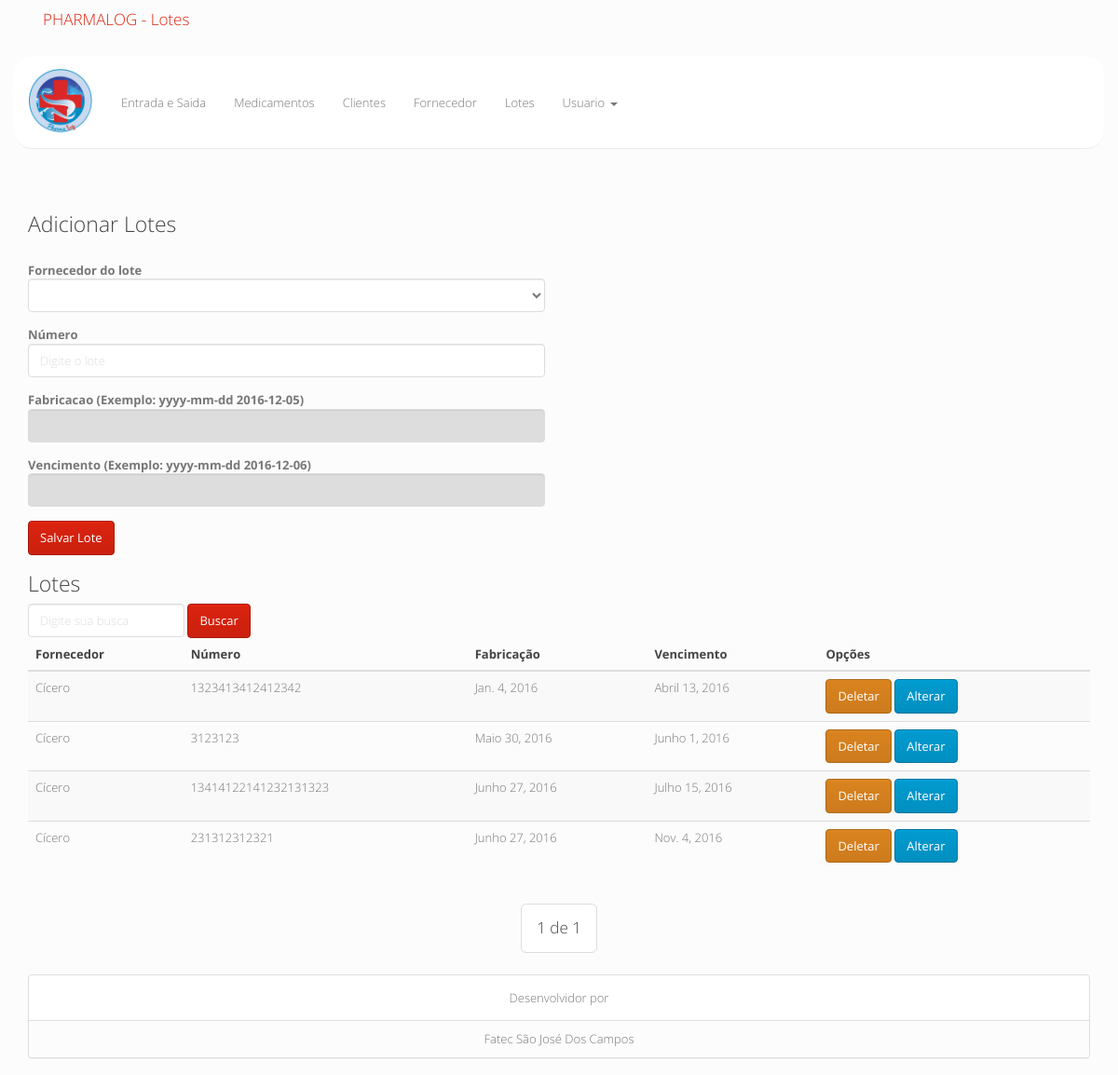
Page /controle/dashboard/lotes/ (signed in) on the earlier database version.
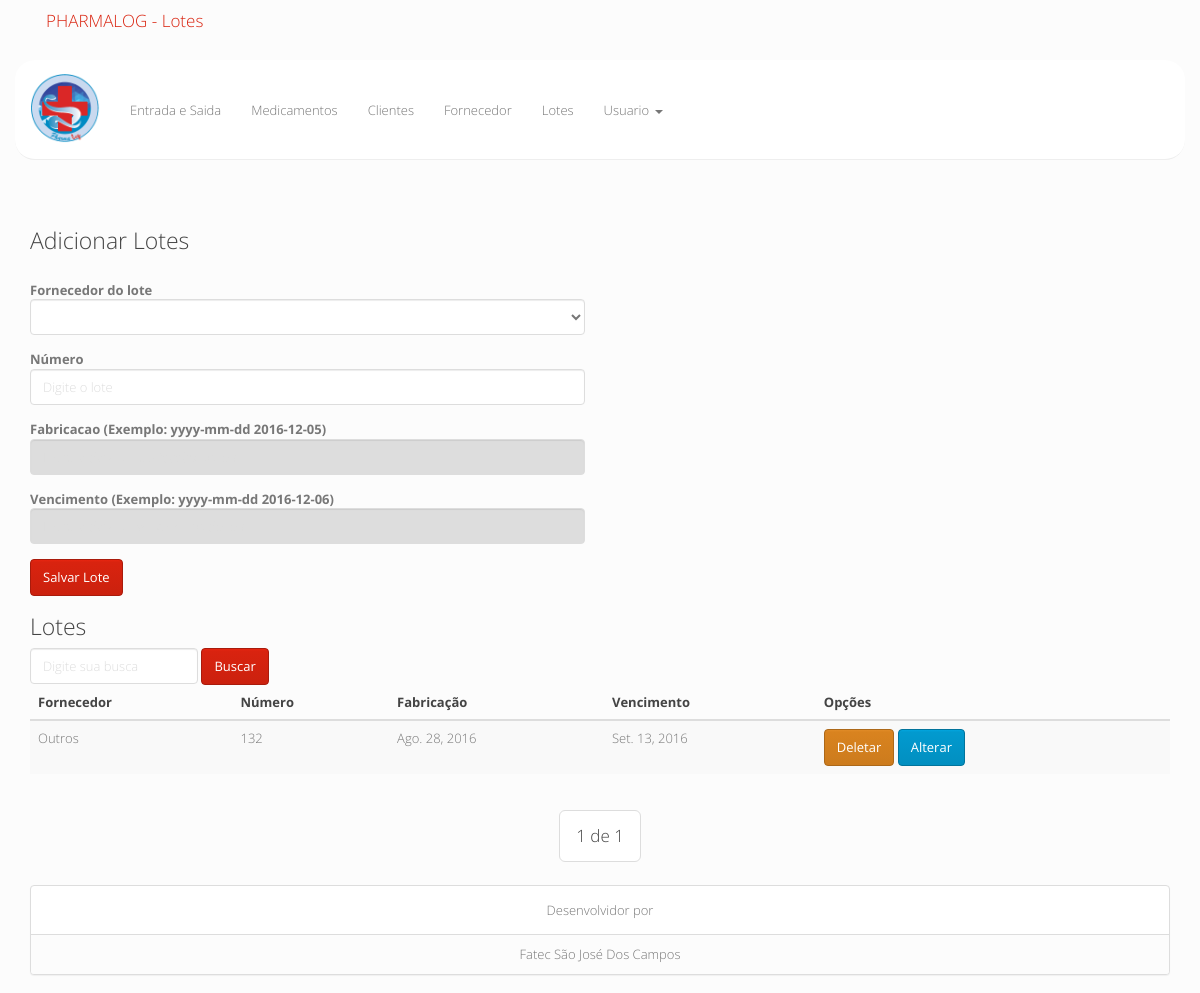
Same page on the later database version.
### controle/models.py (models this page shows, shortened)
class Lote(models.Model):
	fornecedor = models.ForeignKey(Fornecedor,on_delete=models.CASCADE)
	numero = models.CharField(unique=True,max_length=20)
	fabricacao = models.DateField(auto_now=False,auto_now_add=False)
	vencimento = models.DateField(auto_now=False,auto_now_add=False)

class Fornecedor(models.Model):
	nome = models.CharField(max_length=40)
	contato = models.CharField(max_length=40)
	def __str__(self):
		return self.nome

### controle/views.py (the view, shortened to what this page needs)
@login_required(login_url='/')
def lote(request):
	context = {'title':"Lotes",
			   'list_fon':Fornecedor.objects.order_by('nome')}
	error = ""
	classerror = ""
	if request.GET.get('busca'):
		b = request.GET['busca']
		lotes = Lote.objects.filter(Q(numero__contains=b)|Q(fabricacao__contains=b)|Q(vencimento__contains=b))
	else:
		lotes = Lote.objects.order_by('vencimento')
	page = request.GET.get('page')
	paginator =  Paginator(lotes,10)
	try:
		lotes = paginator.page(page)
	except PageNotAnInteger:
		lotes = paginator.page(1)
	except EmptyPage:
		lotes = paginator.page(paginator.num_pages)
	context['list_lot'] = lotes
	context['error'] = error
	context['classerror'] = classerror
	return render(request,'content/lotes.html',context)

### controle/templates/content/lotes.html (shortened to what this page needs)
{% load staticfiles %}
{% include "header.html" %}
		{% include "menu.html" %}
		<link rel="stylesheet" href="{% static "css/datepicker.css" %}">
		<section class="container">
			<h3>Adicionar Lotes</h3>
			<div class="row">
				<div class="col-lg-6 col-md-6 col-xs-12">
					<form action="" method="POST" role="form">
						<br>
						<div class="form-group">
							<strong>Fornecedor do lote</strong>
							<select name="fornecedor" class="form-control" required>
								<option value=""></option>
							{% for fon in list_fon %}
								<option value="{{fon.id}}">{{fon.nome}}</option>
							{% endfor %}
							</select>
						</div>
						<div class="form-group">
							<strong>Número</strong>
							<input type="number" maxlength="20" name="numero" value="{{numero}}" class="form-control" placeholder="Digite o lote" required>
						</div>
						<div class="form-group">
							<strong>Fabricacao (Exemplo: yyyy-mm-dd 2016-12-05)</strong>
							<input type="text" class="form-control datepicker" name="fabricacao" value="{{fabricacao}}" pattern="(0[1-9]|1[0-9]|2[0-9]|3[01]).(0[1-9]|1[012]).[0-9]{4}" placeholder="Insira a data de fabricação do lote" readonly required>
						</div>
						<div class="form-group">
							<strong>Vencimento (Exemplo: yyyy-mm-dd 2016-12-06)</strong>
							<input type="text" class="form-control datepicker" value="{{vencimento}}" name="vencimento" pattern="(0[1-9]|1[0-9]|2[0-9]|3[01]).(0[1-9]|1[012]).[0-9]{4}" placeholder="Insira a data de vencimento do lote" readonly required>
						</div>
						<button type="submit" class="btn btn-primary">Salvar Lote</button>
					</form>
				</div>
			</div>
			<div class="row">
				<div class="col-lg-12 col-md-12 col-xs-12">
					<h3>Lotes</h3>
					<form action="" method="GET" class="form-inline" role="form">
						<div class="form-group">
							<input type="text" class="form-control" name="busca" placeholder="Digite sua busca" required>
						</div>
						<button type="submit" class="btn btn-primary">Buscar</button>
					</form>
					<table class="table table-striped table-hover">
						<thead>
							<tr>
								<th>Fornecedor</th>
								<th>Número</th>
								<th>Fabricação</th>
								<th>Vencimento</th>
								<th>Opções</th>
							</tr>
						</thead>
						<tbody>
							{% for lot in list_lot %}
							<tr>
								<td>{{lot.fornecedor}}</td>
								<td>{{lot.numero}}</td>
								<td>{{lot.fabricacao}}</td>
								<td>{{lot.vencimento}}</td>
								<td>
									<a class="btn btn-danger" onclick="delLot('?deleta='+{{lot.id}},'{{lot.numero}}')">
										Deletar
									</a>
									<a class="btn btn-info" data-toggle="modal" href='#alterar' onclick='pegaAltLot("{{lot.id}}","{{lot.fornecedor}}","{{lot.numero}}","{{lot.fabricacao|date:"Y-m-j"}}","{{lot.vencimento|date:"Y-m-j"}}")''>
									Alterar
									</a>
								</td>
							</tr>
							{% endfor %}
						</tbody>
					</table>
					<div class="text-center">
					    <ul class="pagination pagination-lg">
					        <li>
					            <a>
					            	{{ list_lot.number }} de {{ list_lot.paginator.num_pages }}
					            </a>
					        </li>
					    </ul>
					</div>
				</div>
			</div>
		</section>
{% include "footer.html" %}

### controle/templates/header.html (shortened to what this page needs)
{% load staticfiles %}
<!DOCTYPE html>
<html lang="pt-br">
	<head>
		<link rel="stylesheet" href="{% static "css/bootstrap.min.css" %}">
		<link rel="stylesheet" href="{% static "css/style.css" %}">
	</head>
		<header class="container">
			<div class="navbar">
				<div class="container-fluid" align="center">
					<a class="navbar-brand">PHARMALOG - {{title}}</a>
				</div>
			</div>
		</header>

### controle/templates/menu.html (shortened to what this page needs)
{% load staticfiles %}
		<section class="container-fluid">
			<nav class="navbar navbar-default navbar-static-top nav-dash">
				<div class="container">
					<a class="navbar-brand" href="/controle/dashboard/">
						<img src="{% static "img/Pharmalog.png" %}" width="70">
					</a>
					<ul class="nav navbar-nav">
						<li>
							<a href="/controle/dashboard/entradaesaida">Entrada e Saida</a>
						</li>
						<li>
							<a href="/controle/dashboard/medicamentos">Medicamentos</a>
						</li>
						<li>
							<a href="/controle/dashboard/clientes">Clientes</a>
						</li>
						<li>
							<a href="/controle/dashboard/fornecedores">Fornecedor</a>
						</li>
						<li>
							<a href="/controle/dashboard/lotes">Lotes</a>
						</li>
						<li class="dropdown navbar-right">
			             	<a href="#" class="dropdown-toggle" data-toggle="dropdown" role="button" >Usuario <span class="caret"></span></a>
			            </li>
			        </ul>
				</div>
			</nav>
		</section>

### controle/templates/footer.html (shortened to what this page needs)
{% load staticfiles %}
		<footer class="container">
			<div class="panel panel-default" align="center">
				<div class="panel-body">
					Desenvolvidor por
				</div>
				<div class="panel-footer">
					Fatec São José Dos Campos
				</div>
			</div>
		</footer>
	</body>
</html>

### controle/static/css/style.css (style rules this page uses)
.nav-dash { padding-top: 30px; padding-bottom: 30px; height: 100px; border-radius: 20px; margin-bottom:50px; }
.navbar-brand img { margin-top: -28px; }

### controle/static/css/datepicker.css (style rules this page uses)
.datepicker { border-radius:4px;direction:ltr }

Differences in the rows shown:
removed Lote: fornecedor "Cícero", numero "1323413412412342", fabricacao "Jan. 4, 2016", vencimento "Abril 13, 2016"
removed Lote: fornecedor "Cícero", numero "3123123", fabricacao "Maio 30, 2016", vencimento "Junho 1, 2016"
removed Lote: fornecedor "Cícero", numero "13414122141232131323", fabricacao "Junho 27, 2016", vencimento "Julho 15, 2016"
removed Lote: fornecedor "Cícero", numero "231312312321", fabricacao "Junho 27, 2016", vencimento "Nov. 4, 2016"
added Lote: fornecedor "Outros", numero "132", fabricacao "Ago. 28, 2016", vencimento "Set. 13, 2016"
